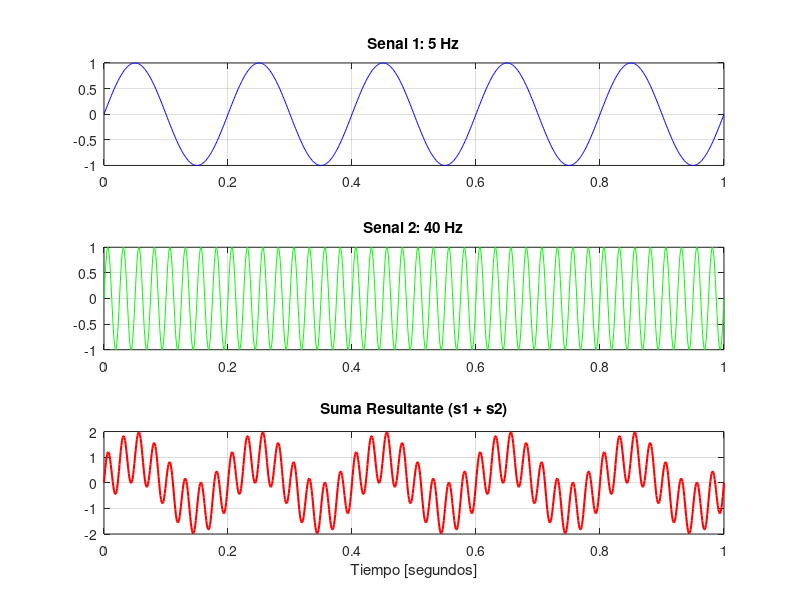

Write MATLAB code to recreate this figure.
% --- PUNTO 3: SUMA DE DOS SENALES ---

% 1. Parametros compartidos
Fs = 1000;           % Frecuencia de muestreo (1000 puntos por segundo)
T = 1;               % Duracion de 1 segundo
t = 0 : 1/Fs : T;    % Vector de tiempo
A = 1;               % Amplitud igual para ambas

% 2. Definimos dos frecuencias diferentes
f1 = 5;              % Senal lenta (5 Hz)
f2 = 40;             % Senal rapida (40 Hz)

% 3. Generamos las dos senales por separado
s1 = A * sin(2 * pi * f1 * t);
s2 = A * sin(2 * pi * f2 * t);

% 4. Realizamos la SUMA (punto a punto)
s_resultante = s1 + s2;

% 5. Graficacion
figure(3);

% Grafico de la primera senal (Lenta)
subplot(3,1,1);
plot(t, s1, 'b');
title('Senal 1: 5 Hz');
grid on;

% Grafico de la segunda senal (Rapida)
subplot(3,1,2);
plot(t, s2, 'g');
title('Senal 2: 40 Hz');
grid on;

% Grafico de la SUMA RESULTANTE
subplot(3,1,3);
plot(t, s_resultante, 'r', 'LineWidth', 1.5);
title('Suma Resultante (s1 + s2)');
xlabel('Tiempo [segundos]');
grid on;
